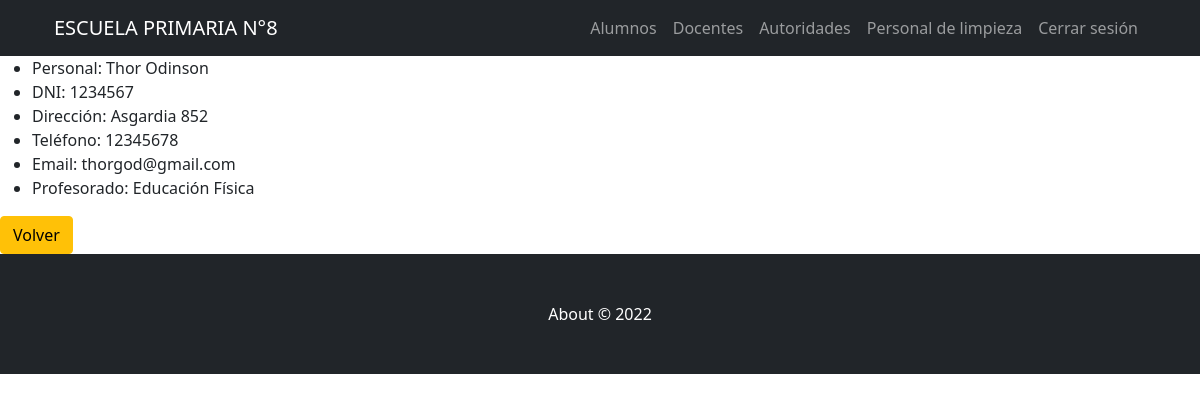
Page /AppZero/docentes/detalle/2 (signed in) on the committed database.
### AppZero/models.py (models this page shows, shortened)
class Docente(models.Model):
    nombre=models.CharField(max_length=40)
    apellido=models.CharField(max_length=40)
    DNI = models.IntegerField()
    direccion=models.CharField(max_length=60, blank=True, null=True)
    telefono=models.IntegerField(blank=True, null=True)
    email=models.EmailField(blank=True, null=True)
    profesorado = models.CharField(max_length=40)

### AppZero/views.py (the view)
# urls.py: path('docentes/detalle/<pk>', views.DocentesDetail.as_view(), name="DocentesDetail"),
@method_decorator(login_required(login_url='Login'), name='dispatch')
@method_decorator(personal_permitido(cargo_permitido=['Recursos Humanos']), name='dispatch')
class DocentesDetail(DetailView):
    model = Docente
    template_name = 'AppZero/Docentes/docentes_detail.html'

### AppZero/Templates/AppZero/Docentes/docentes_detail.html
{% extends "AppZero/padre.html" %}
{% load static %}
{% block contenidoAdicional %}
    <ul>
        <li>Personal: {{docente.nombre}} {{docente.apellido}}</li>
        <li>DNI: {{docente.DNI}}</li>
        {% if docente.direccion %}
        <li>Dirección: {{docente.direccion}}</li>
        {% endif %}
        {% if docente.telefono %}
        <li>Teléfono: {{docente.telefono}}</li>
        {% endif %}
        {% if docente.email %}
        <li>Email: {{docente.email}}</li>
        {% endif %}
        <li>Profesorado: {{docente.profesorado}}</li>
    </ul>
    <a class="btn btn-warning" href="javascript:history.back()">Volver</a>
{% endblock %}

### rows in the picture
Docente: nombre "Thor", apellido "Odinson", DNI "1234567", direccion "Asgardia 852", telefono "12345678", email "thorgod@gmail.com", profesorado "Educación Física"
